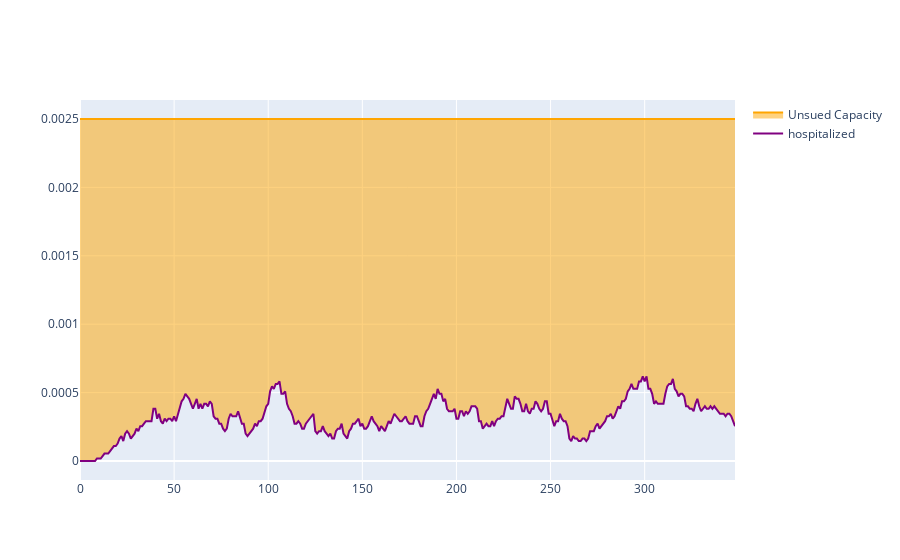

Notebook cell for this chart:
### Code cell
fig = go.Figure()

hospital_beds = len(df[3])*[0.0025]
hospitalized = df[3]/55e3
x = df[3].index.to_list()

fig.add_trace(go.Scatter(x=x, y=hospitalized, name='hospitalized', line_color = 'purple'))
fig.add_trace(go.Scatter(x=x, y=hospital_beds, name='Unsued Capacity', line_color = 'orange', fill='tonexty'))

### Figure 1 — Plotly figure (JSON) as saved in the notebook; plotly's stock layout.template omitted (floating-point values rounded to 4 significant figures; data arrays with more than 128 entries replaced by an {"elided": "..."} marker saying what was removed)
{"data": [{"line": {"color": "purple"}, "name": "hospitalized", "type": "scatter", "x": {"elided": "349 int values"}, "y": {"elided": "349 float values"}}, {"fill": "tonexty", "line": {"color": "orange"}, "name": "Unsued Capacity", "type": "scatter", "x": {"elided": "349 int values"}, "y": {"elided": "349 float values"}}], "layout": {}}
